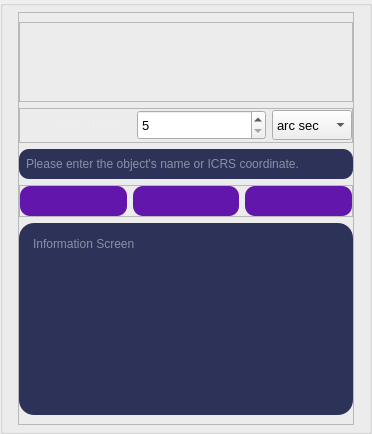
         <widget class="QGroupBox" name="sim_ms_groupBox">
          <property name="sizePolicy">
           <sizepolicy hsizetype="MinimumExpanding" vsizetype="Expanding">
            <horstretch>0</horstretch>
            <verstretch>0</verstretch>
           </sizepolicy>
          </property>
          <property name="minimumSize">
           <size>
            <width>372</width>
            <height>0</height>
           </size>
          </property>
          <property name="styleSheet">
           <string notr="true"/>
          </property>
          <property name="title">
           <string/>
          </property>
          <layout class="QVBoxLayout" name="verticalLayout_3">
           <property name="leftMargin">
            <number>15</number>
           </property>
           <property name="topMargin">
            <number>6</number>
           </property>
           <property name="rightMargin">
            <number>15</number>
           </property>
           <property name="bottomMargin">
            <number>6</number>
           </property>
           <item>
            <widget class="QFrame" name="ms_simframe">
             <property name="frameShape">
              <enum>QFrame::StyledPanel</enum>
             </property>
             <property name="frameShadow">
              <enum>QFrame::Raised</enum>
             </property>
             <layout class="QVBoxLayout" name="verticalLayout_2">
              <property name="leftMargin">
               <number>0</number>
              </property>
              <property name="rightMargin">
               <number>0</number>
              </property>
              <item>
               <widget class="QFrame" name="simbadframe">
                <property name="frameShape">
                 <enum>QFrame::StyledPanel</enum>
                </property>
                <property name="frameShadow">
                 <enum>QFrame::Raised</enum>
                </property>
                <layout class="QGridLayout" name="gridLayout_15">
                 <item row="0" column="1">
                  <widget class="QLabel" name="simbadlabel">
                   <property name="minimumSize">
                    <size>
                     <width>120</width>
                     <height>60</height>
                    </size>
                   </property>
                   <property name="maximumSize">
                    <size>
                     <width>120</width>
                     <height>60</height>
                    </size>
                   </property>
                   <property name="text">
                    <string/>
                   </property>
                   <property name="pixmap">
                    <pixmap resource="../icon.qrc">:/icon/icon/simbad.png</pixmap>
                   </property>
                   <property name="scaledContents">
                    <bool>true</bool>
                   </property>
                  </widget>
                 </item>
                </layout>
               </widget>
              </item>
              <item>
               <widget class="QFrame" name="ms_qregframe">
                <property name="minimumSize">
                 <size>
                  <width>0</width>
                  <height>35</height>
                 </size>
                </property>
                <property name="maximumSize">
                 <size>
                  <width>16777215</width>
                  <height>16777215</height>
                 </size>
                </property>
                <property name="frameShape">
                 <enum>QFrame::StyledPanel</enum>
                </property>
                <property name="frameShadow">
                 <enum>QFrame::Raised</enum>
                </property>
                <layout class="QGridLayout" name="gridLayout_28">
                 <property name="leftMargin">
                  <number>0</number>
                 </property>
                 <property name="topMargin">
                  <number>0</number>
                 </property>
                 <property name="rightMargin">
                  <number>0</number>
                 </property>
                 <property name="bottomMargin">
                  <number>0</number>
                 </property>
                 <item row="0" column="1">
                  <widget class="QLabel" name="ms_querylabel">
                   <property name="minimumSize">
                    <size>
                     <width>80</width>
                     <height>30</height>
                    </size>
                   </property>
                   <property name="maximumSize">
                    <size>
                     <width>80</width>
                     <height>30</height>
                    </size>
                   </property>
                   <property name="text">
                    <string>&lt;html&gt;&lt;head/&gt;&lt;body&gt;&lt;p&gt;&lt;span style=&quot; color:#eeeeee;&quot;&gt;Query Region:&lt;/span&gt;&lt;/p&gt;&lt;/body&gt;&lt;/html&gt;</string>
                   </property>
                  </widget>
                 </item>
                 <item row="0" column="0">
                  <widget class="QLabel" name="ms_queryiconlabel">
                   <property name="minimumSize">
                    <size>
                     <width>25</width>
                     <height>25</height>
                    </size>
                   </property>
                   <property name="maximumSize">
                    <size>
                     <width>25</width>
                     <height>25</height>
                    </size>
                   </property>
                   <property name="text">
                    <string/>
                   </property>
                   <property name="pixmap">
                    <pixmap resource="../icon.qrc">:/icon/icon/region.svg</pixmap>
                   </property>
                   <property name="scaledContents">
                    <bool>true</bool>
                   </property>
                  </widget>
                 </item>
                 <item row="0" column="3">
                  <widget class="QComboBox" name="ms_qregion_comboBox">
                   <property name="sizePolicy">
                    <sizepolicy hsizetype="Preferred" vsizetype="Fixed">
                     <horstretch>0</horstretch>
                     <verstretch>0</verstretch>
                    </sizepolicy>
                   </property>
                   <property name="minimumSize">
                    <size>
                     <width>80</width>
                     <height>30</height>
                    </size>
                   </property>
                   <property name="maximumSize">
                    <size>
                     <width>16777215</width>
                     <height>30</height>
                    </size>
                   </property>
                   <property name="font">
                    <font>
                     <family>Segoe UI</family>
                     <pointsize>10</pointsize>
                    </font>
                   </property>
                   <property name="currentIndex">
                    <number>1</number>
                   </property>
                   <item>
                    <property name="text">
                     <string>arc min</string>
                    </property>
                   </item>
                   <item>
                    <property name="text">
                     <string>arc sec</string>
                    </property>
                   </item>
                  </widget>
                 </item>
                 <item row="0" column="2">
                  <widget class="QSpinBox" name="ms_spinBox">
                   <property name="sizePolicy">
                    <sizepolicy hsizetype="Expanding" vsizetype="Fixed">
                     <horstretch>0</horstretch>
                     <verstretch>0</verstretch>
                    </sizepolicy>
                   </property>
                   <property name="minimumSize">
                    <size>
                     <width>0</width>
                     <height>30</height>
                    </size>
                   </property>
                   <property name="maximumSize">
                    <size>
                     <width>16777215</width>
                     <height>30</height>
                    </size>
                   </property>
                   <property name="font">
                    <font>
                     <family>Arial</family>
                     <pointsize>10</pointsize>
                    </font>
                   </property>
                   <property name="minimum">
                    <number>5</number>
                   </property>
                   <property name="maximum">
                    <number>59</number>
                   </property>
                  </widget>
                 </item>
                </layout>
               </widget>
              </item>
              <item>
               <widget class="QLineEdit" name="sim_ms_lineEdit">
                <property name="minimumSize">
                 <size>
                  <width>0</width>
                  <height>30</height>
                 </size>
                </property>
                <property name="styleSheet">
                 <string notr="true">QLineEdit {
background: #2d3259;
border-radius: 10px;
color: #eeeeee;
font-family:Arial ;
padding: 5px;
}

QLineEdit:focus {
border: 2px solid #5190CB;

}</string>
                </property>
                <property name="text">
                 <string/>
                </property>
                <property name="placeholderText">
                 <string>Please enter the object's name or ICRS coordinate.</string>
                </property>
                <property name="clearButtonEnabled">
                 <bool>true</bool>
                </property>
               </widget>
              </item>
              <item>
               <widget class="QFrame" name="sim_buttons_frame">
                <property name="minimumSize">
                 <size>
                  <width>0</width>
                  <height>30</height>
                 </size>
                </property>
                <property name="frameShape">
                 <enum>QFrame::StyledPanel</enum>
                </property>
                <property name="frameShadow">
                 <enum>QFrame::Raised</enum>
                </property>
                <layout class="QGridLayout" name="gridLayout_26">
                 <property name="leftMargin">
                  <number>0</number>
                 </property>
                 <property name="topMargin">
                  <number>0</number>
                 </property>
                 <property name="rightMargin">
                  <number>0</number>
                 </property>
                 <property name="bottomMargin">
                  <number>0</number>
                 </property>
                 <item row="0" column="0">
                  <widget class="QPushButton" name="sim_ms_searchBtn">
                   <property name="minimumSize">
                    <size>
                     <width>0</width>
                     <height>30</height>
                    </size>
                   </property>
                   <property name="maximumSize">
                    <size>
                     <width>16777215</width>
                     <height>16777215</height>
                    </size>
                   </property>
                   <property name="styleSheet">
                    <string notr="true">QPushButton{
background-color:  #6316AC;
border-radius: 10px;
	color: rgb(255, 255, 255);
}
QPushButton:hover{
background-color: #765cde;
}

QPushButton:pressed {
    background-color: #7e31b5;
}</string>
                   </property>
                   <property name="text">
                    <string/>
                   </property>
                   <property name="icon">
                    <iconset resource="../icon.qrc">
                     <normaloff>:/icon/icon/search_wh.svg</normaloff>:/icon/icon/search_wh.svg</iconset>
                   </property>
                   <property name="autoDefault">
                    <bool>true</bool>
                   </property>
                  </widget>
                 </item>
                 <item row="0" column="2">
                  <widget class="QPushButton" name="sim_ms_clearBtn">
                   <property name="minimumSize">
                    <size>
                     <width>0</width>
                     <height>30</height>
                    </size>
                   </property>
                   <property name="styleSheet">
                    <string notr="true">QPushButton{
background-color:  #6316AC;
border-radius: 10px;
	color: rgb(255, 255, 255);
}
QPushButton:hover{
background-color: #765cde;
}

QPushButton:pressed {
    background-color: #7e31b5;
}</string>
                   </property>
                   <property name="text">
                    <string/>
                   </property>
                   <property name="icon">
                    <iconset resource="../icon.qrc">
                     <normaloff>:/icon/icon/refresh-cw.svg</normaloff>:/icon/icon/refresh-cw.svg</iconset>
                   </property>
                   <property name="autoDefault">
                    <bool>true</bool>
                   </property>
                  </widget>
                 </item>
                 <item row="0" column="1">
                  <widget class="QPushButton" name="addBtn">
                   <property name="minimumSize">
                    <size>
                     <width>0</width>
                     <height>30</height>
                    </size>
                   </property>
                   <property name="maximumSize">
                    <size>
                     <width>16777215</width>
                     <height>16777215</height>
                    </size>
                   </property>
                   <property name="styleSheet">
                    <string notr="true">QPushButton{
background-color:  #6316AC;
border-radius: 10px;
	color: rgb(255, 255, 255);
}
QPushButton:hover{
background-color: #765cde;
}

QPushButton:pressed {
    background-color: #7e31b5;
}</string>
                   </property>
                   <property name="text">
                    <string/>
                   </property>
                   <property name="icon">
                    <iconset resource="../icon.qrc">
                     <normaloff>:/icon/icon/plus.svg</normaloff>:/icon/icon/plus.svg</iconset>
                   </property>
                   <property name="autoDefault">
                    <bool>true</bool>
                   </property>
                  </widget>
                 </item>
                </layout>
               </widget>
              </item>
              <item>
               <widget class="QTextEdit" name="sim_ms_textEdit">
                <property name="styleSheet">
                 <string notr="true">#sim_ms_textEdit {
background: #2d3259;
border-radius: 15px;
padding: 10px;
font-size: 9pt;
color: #eeeeee;
}</string>
                </property>
                <property name="inputMethodHints">
                 <set>Qt::ImhMultiLine</set>
                </property>
                <property name="textInteractionFlags">
                 <set>Qt::LinksAccessibleByKeyboard|Qt::LinksAccessibleByMouse|Qt::TextBrowserInteraction|Qt::TextSelectableByKeyboard|Qt::TextSelectableByMouse</set>
                </property>
                <property name="placeholderText">
                 <string>Information Screen</string>
                </property>
               </widget>
              </item>
             </layout>
            </widget>
           </item>
          </layout>
         </widget>
